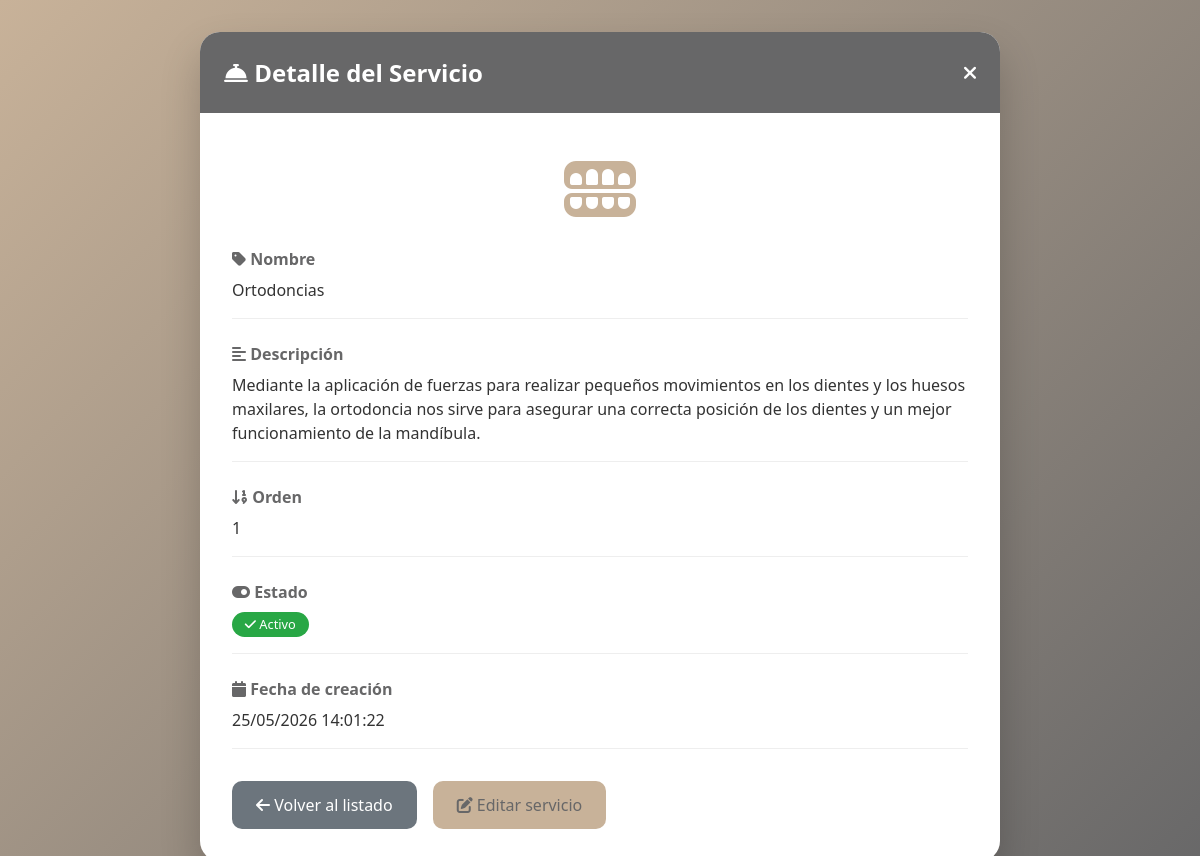
/controllers/servicios_controller.php?accion=ver&id=1 (signed in), run on the app's committed database.
### tables this page shows
CREATE TABLE IF NOT EXISTS servicios (
    id INT AUTO_INCREMENT PRIMARY KEY,
    nombre VARCHAR(100) NOT NULL,
    descripcion TEXT NOT NULL,
    icono VARCHAR(50) DEFAULT 'fas fa-tooth',
    orden INT DEFAULT 0,
    activo BOOLEAN DEFAULT TRUE,
    fecha_creacion TIMESTAMP DEFAULT CURRENT_TIMESTAMP
);

### models/Servicio.php (called while the page is built, shortened)
<?php
class Servicio {
    private $conn;
    private $table_name = "servicios";
    public $id;
    public function __construct($db) {
        $this->conn = $db;
    }
    public function obtenerPorId() {
        $query = "SELECT * FROM " . $this->table_name . "
                  WHERE id = :id LIMIT 0,1";
        $stmt = $this->conn->prepare($query);
        $stmt->bindParam(':id', $this->id);
        $stmt->execute();
        $row = $stmt->fetch(PDO::FETCH_ASSOC);
        if ($row) {
            $this->nombre = $row['nombre'];
            $this->descripcion = $row['descripcion'];
            $this->icono = $row['icono'];
            $this->orden = $row['orden'];
            $this->activo = $row['activo'];
            $this->fecha_creacion = $row['fecha_creacion'];
            return true;
        }
        return false;
    }
}
?>

### admin/ver_servicio.php (the view, shortened to what this page needs)
<!DOCTYPE html>
<html lang="es">
<head>
    <link rel="stylesheet" href="https://cdnjs.cloudflare.com/ajax/libs/font-awesome/6.0.0-beta3/css/all.min.css">
</head>
<body>
    <div class="container">
        <div class="header">
            <h1><i class="fas fa-concierge-bell"></i> Detalle del Servicio</h1>
            <a href="/Clinica-Dental-Romo/admin/servicios.php"><i class="fas fa-times"></i></a>
        </div>
        <div class="contenido">
            <div class="icono-grande">
                <i class="<?php echo htmlspecialchars($servicioModel->icono); ?>"></i>
            </div>
            <div class="campo">
                <label><i class="fas fa-tag"></i> Nombre</label>
                <div class="valor"><?php echo htmlspecialchars($servicioModel->nombre); ?></div>
            </div>
            <div class="campo">
                <label><i class="fas fa-align-left"></i> Descripción</label>
                <div class="valor"><?php echo nl2br(htmlspecialchars($servicioModel->descripcion)); ?></div>
            </div>
            <div class="campo">
                <label><i class="fas fa-sort-numeric-down"></i> Orden</label>
                <div class="valor"><?php echo $servicioModel->orden; ?></div>
            </div>
            <div class="campo">
                <label><i class="fas fa-toggle-on"></i> Estado</label>
                <div class="valor">
                    <?php if ($servicioModel->activo == 1): ?>
                        <span class="badge-activo"><i class="fas fa-check"></i> Activo</span>
                    <?php else: ?>
                        <span class="badge-inactivo"><i class="fas fa-times"></i> Inactivo</span>
                    <?php endif; ?>
                </div>
            </div>
            <div class="campo">
                <label><i class="fas fa-calendar"></i> Fecha de creación</label>
                <div class="valor"><?php echo date('d/m/Y H:i:s', strtotime($servicioModel->fecha_creacion)); ?></div>
            </div>
            <div class="botones">
                <a href="/Clinica-Dental-Romo/admin/servicios.php" class="btn-volver"><i class="fas fa-arrow-left"></i> Volver al listado</a>
                <a href="/Clinica-Dental-Romo/controllers/servicios_controller.php?accion=editar&id=<?php echo $servicioModel->id; ?>" class="btn-editar"><i class="fas fa-edit"></i> Editar servicio</a>
            </div>
        </div>
    </div>
</body>
</html>

### admin/ver_servicio.php (style rules this page uses)
* { margin: 0; padding: 0; box-sizing: border-box; }
body { font-family: 'Segoe UI', Tahoma, Geneva, Verdana, sans-serif; background: linear-gradient(135deg, #C8B299 0%, #676768 100%); min-height: 100vh; padding: 2rem; }
.container { max-width: 800px; margin: 0 auto; background: white; border-radius: 20px; box-shadow: 0 20px 40px rgba(0,0,0,0.2); overflow: hidden; }
.header { background-color: #676768; color: white; padding: 1.5rem; display: flex; justify-content: space-between; align-items: center; }
.header h1 { font-size: 1.5rem; }
.header a { color: white; text-decoration: none; font-size: 1.2rem; }
.contenido { padding: 2rem; }
.icono-grande { font-size: 4rem; color: #C8B299; text-align: center; margin-bottom: 1rem; }
.campo { margin-bottom: 1.5rem; border-bottom: 1px solid #eee; padding-bottom: 1rem; }
.campo label { font-weight: bold; color: #676768; display: block; margin-bottom: 0.5rem; }
.campo .valor { color: #333; line-height: 1.5; }
.badge-activo { background-color: #28a745; color: white; padding: 0.2rem 0.8rem; border-radius: 20px; font-size: 0.8rem; display: inline-block; }
.botones { display: flex; gap: 1rem; margin-top: 2rem; }
.btn-volver { background-color: #6c757d; color: white; text-decoration: none; padding: 0.8rem 1.5rem; border-radius: 10px; text-align: center; }
.btn-editar { background-color: #C8B299; color: #676768; text-decoration: none; padding: 0.8rem 1.5rem; border-radius: 10px; text-align: center; }

### data on the page
servicios: nombre "Ortodoncias", descripcion "Mediante la aplicación de fuerzas para realizar pequeños movimientos en los dientes y los huesos maxilares, la ortodoncia nos sirve para asegurar una correcta posición de los dientes y un mejor funcionamiento de la mandíbula.", orden "1", fecha_creacion "25/05/2026 14:01:22"
